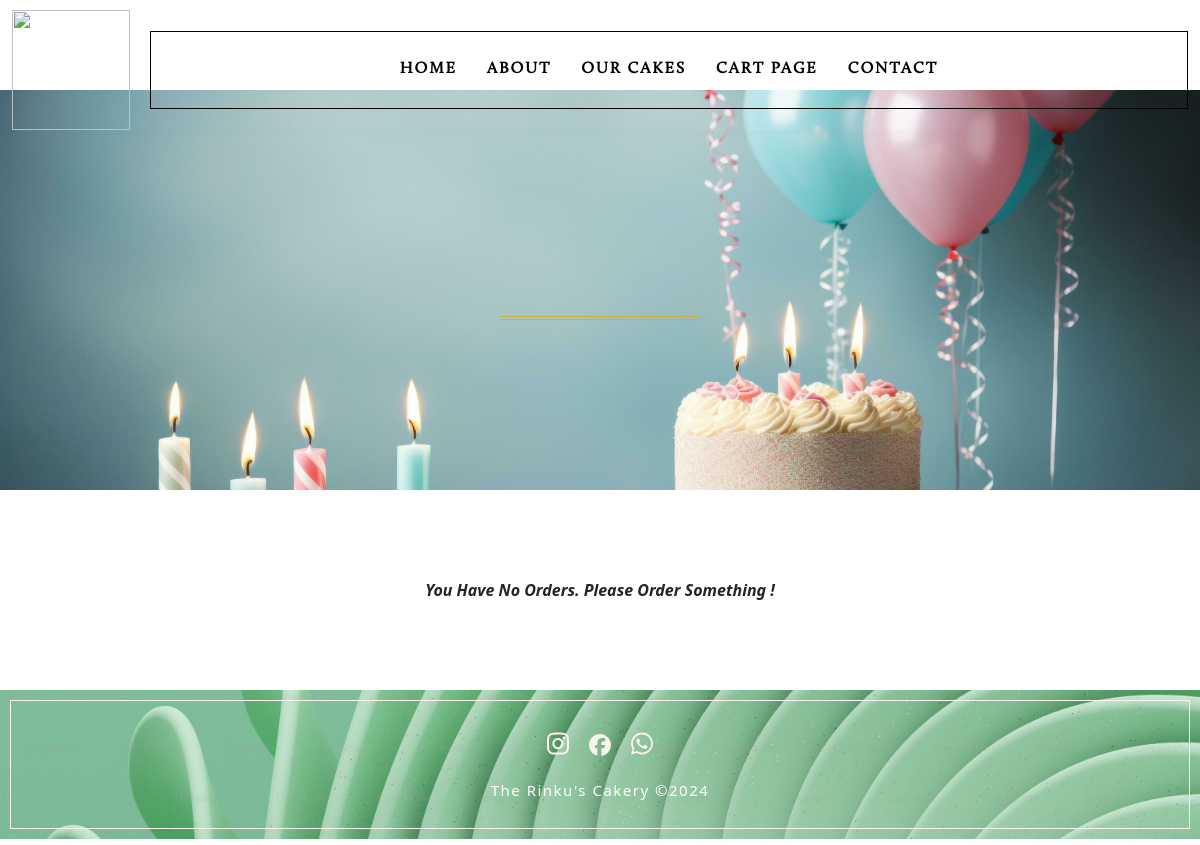
Page /order_confirmation/2 (signed in) on the committed database.
### rinku_cakery_admin/models.py (models this page shows)
class Main_menu(models.Model):
    menuname = models.CharField(max_length=100)
    menuurl = models.CharField(max_length=200)

class cartheader(models.Model):
    cart_header_img = models.FileField(upload_to= 'media/')
    cart_header_imgname = models.TextField(blank=True)

class Footerimg(models.Model):
    fimage = models.FileField(upload_to= 'media/')

### rinku_cakery_user/views.py (the view)
# urls.py: path('order_confirmation/<int:user_id>', order_confirmation, name='order_confirmation'),
@login_required(login_url="/userlogin")
def order_confirmation(request, user_id):
    viewmenu = Main_menu.objects.all()
    cart_header_img = cartheader.objects.last()
    footerimg = Footerimg.objects.last()
    user_profile = get_object_or_404(UserProfile, id=user_id)
    cart_items = Cart_Data.objects.filter(user=user_profile)
    is_empty_cart = len(cart_items) == 0
    if not is_empty_cart:
        for item in cart_items:
            item.total_price = item.selected_price * item.product_qty
    overall_total = sum(item.total_price for item in cart_items)
    current_date = datetime.now().strftime("%B %d, %Y")
    return render(request, "user/order_confirmation.html", {
        "viewmenu": viewmenu,
        "cart_header_img": cart_header_img,
        "footerimg": footerimg,
        "cart_items": cart_items,
        "overall_total": overall_total,
        "is_empty_cart": is_empty_cart,
        "current_date": current_date,
    })

### rinku_cakery_user/templates/user/order_confirmation.html (shortened to what this page needs)
{% load custom_filters %} {% load static %}
<!DOCTYPE html>
<html>
  <head>
    <link href="{% static '/static_user/css/bootstrap.css' %}" rel="stylesheet" />
    <link
      href="{% static '/static_user/css/fontawesome_all.css' %}"
      rel="stylesheet"
      type="text/css"
    />
    <link href="{% static '/static_user/css/fonts.css' %}" rel="stylesheet">
    <link rel="stylesheet" href="{% static '/static_user/css/remixicon.css' %}">
    <link
      rel="stylesheet"
      href="https://cdnjs.cloudflare.com/ajax/libs/font-awesome/6.5.2/css/all.min.css"
    />
    <link href="{% static '/static_user/css/owl.carousel.css' %}" rel="stylesheet" />
    <link href="{% static '/static_user/css/owl.theme.default.css' %}" rel="stylesheet" />
    <link
      href="{% static '/static_user/css/stylesheet.css' %}"
      rel="stylesheet"
      type="text/css"
    />
    <link
      href="{% static '/static_user/css/responsive.css' %}"
      rel="stylesheet"
      type="text/css"
    />
    <link rel="stylesheet" href="{% static '/static_user/style.css' %}" />
    <link
      rel="stylesheet"
      href="https://cdnjs.cloudflare.com/ajax/libs/font-awesome/6.5.1/css/ all.min.css"
    />
    <link
      href="https://cdn.jsdelivr.net/npm/bootstrap@5.3.1/dist/css/bootstrap.min.css"
      rel="stylesheet"
    />
  </head>
  <body>
    <div class="wrapper">
      <header id="header">
        <div class="header-hp">
          <div class="container">
            <div class="row">
              <div class="col header-in-hp">
                <div class="header-left-hp">
                  <div class="logo-hp">
                    <a href="#"
                      ><img src="{% static '/static_user/images/logo.png' %}" alt=""
                    /></a>
                  </div>
                </div>
                <div class="header-right-hp">
                  <div class="navigation-hp">
                    <nav class="navbar navbar-expand-lg navbar-light">
                      <div
                        class="collapse navbar-collapse navigation-main-hp"
                        id="navbarSupportedContent"
                      >
                        <ul class="navbar-nav ml-auto">
                          {% for menu in viewmenu %}
                          <li>
                            <a href="{% url menu.menuurl %}"
                              >{{ menu.menuname }}</a
                            >
                          </li>
                          {% endfor %}
                        </ul>
                      </div>
                    </nav>
                  </div>
                </div>
              </div>
            </div>
          </div>
        </div>
      </header>
      <section id="contain">
        <div
          class="contact_block_cp"
          style="background: url({{cart_header_img.cart_header_img.url}}) no-repeat center; background-size:cover;"
        >
          <div class="container">
            <div class="row">
              <div class="col contact_block_in_cp">
                <div class="contact_middle_cp">
                  <div class="contact_top_cp">
                    <div class="contact_title_cp">
                    </div>
                  </div>
                </div>
              </div>
            </div>
          </div>
        </div>
      </section>
      <div class="section" style="padding: 40px 0">
        <div class="container">
          {% if is_empty_cart %}
                <center>
                    <p class="my-5"><b><i>You Have No Orders. Please Order Something !</i></b></p>
                </center>
            {% endif %}
          </div>
        </div>
      </div>
      <div
        class="footer"
        style="background: url({{footerimg.fimage.url}}) no-repeat center center; background-size:100%;"
      >
        <div class="container-fluid">
          <div class="row">
            <div class="col footer_in_hp">
              <div class="footer_middle_hp">
                <div class="footer_icons_hp">
                  <div class="footer_icons_img_hp">
                    <a href="https://www.instagram.com/rinkus_cakery?igsh=MXFlMWp2cG5rNTczdw%3D%3D&utm_source=qr">
                    </a>
                  </div>
                  <div class="footer_icons_img_hp">
                    <a href="https://www.facebook.com/rinkuscakery">
                    </a>
                  </div>
                  <div class="footer_icons_img_hp">
                    <a href="https://api.whatsapp.com/send?phone=+91 9099387462&amp;text=Hi Team" target="_blank">
                    </a>
                  </div>
                </div>
                <div class="footer_copyright_hp">The Rinku's Cakery ©2024</div>
              </div>
            </div>
          </div>
        </div>
      </div>
  </body>
</html>

### static/static_user/css/stylesheet.css (style rules this page uses)
body { margin: 0px; padding: 0px; font-family: 'Calluna'; font-weight: 400; overflow-x: hidden; background: #F5F5F5; }
p { margin: 0px; padding: 0px; }
a { text-decoration: none; -webkit-transition: all 0.3s linear; -moz-transition: all 0.3s linear; -o-transition: all 0.3s linear; -ms-transition: all 0.3s linear; transition: all 0.3s linear; }
ul { margin: 0px; padding: 0px; }
ul li { list-style-type: none; }
img { border: 0px; }
.container { max-width: 1240px !important; margin: auto; }
.wrapper { margin: 0px auto; }
#header { padding: 10px 0 0 0; margin: 0px; width: 100%; position: absolute; top: 0; width: 100%; z-index: 111; -webkit-transition: all 0.3s linear; -moz-transition: all 0.3s linear; -o-transition: all 0.3s linear; -ms-transition: all 0.3s linear; transition: all 0.3s linear; box-shadow: 0px 4px 10px 0px rgba(0, 0, 0, 0.02); }
.header-hp { padding: 0; }
.header-in-hp { height: 120px; display: flex; align-items: center; padding: 0 15px; }
.header-left-hp { float: left; width: 120px; height: 120px; position: relative; }
.logo-hp { float: left; margin: 0 0 0 0; vertical-align: middle; }
.logo-hp img { width: 100%; height: 100%; object-fit: contain; position: absolute; top: 0; left: 0; right: 0; bottom: 0; }
.header-right-hp { border: 1px solid #000; float: right; padding: 20px 20px; position: relative; justify-content: center; margin-left: 20px; display: flex; grid-gap: 0 100px; align-items: center; width: calc(100% - 120px); }
.header-right-hp:before { position: absolute; content: ""; top: 10px; right: 10px; bottom: 10px; left: 10px; background: none; z-index: 0; }
.navigation-hp { margin: 0px 0 0 0; min-height: auto; }
.navbar { padding: 0px; margin: 0px; position: static; }
.navigation-main-hp { margin: 0px; padding: 0; }
.navigation-main-hp>ul { padding: 0; display: flex; align-items: center; }
.navigation-main-hp>ul>li { padding-left: 30px; }
.navigation-main-hp>ul>li:first-child { padding-left: 0; }
.navigation-main-hp>ul>li>a { color: #000; font-size: 16px; font-weight: 700; letter-spacing: 2px; line-height: 120%; padding: 0; position: relative; text-decoration: none; display: block; font-family: 'Calluna'; }
.navigation-main-hp>ul>li>a:before { content: ''; position: absolute; background: #fff; height: 2px; width: 0%; left: 0; bottom: -5px; -webkit-transition: all 0.3s linear; -moz-transition: all 0.3s linear; -o-transition: all 0.3s linear; -ms-transition: all 0.3s linear; transition: all 0.3s linear; }
#contain { margin: 0 0 0 0; padding: 0px; }
.footer { padding: 40px 10px; position: relative; }
.footer:before { position: absolute; content: ""; top: 10px; right: 10px; bottom: 10px; left: 10px; background: none; border: 1px solid #FAF3EB; z-index: 0; }
.footer_in_hp { position: relative; z-index: 1; }
.footer_icons_hp { display: flex; align-items: center; justify-content: center; grid-gap: 0 20px; }
.footer_icons_img_hp { width: 22px; }
.footer_icons_img_hp a svg { width: 100%; fill: #FAF3EB; }
.footer_copyright_hp { font-weight: 300; font-size: 15px; letter-spacing: 0.1em; line-height: 1.2em; text-transform: none; color: #fff; padding-top: 25px; text-align: center; }
.contact_block_cp { min-height: 400px; display: flex; align-items: end; justify-content: center; }
.contact_top_cp { max-width: 450px; margin: auto; padding: 90px 40px 40px; }
.contact_title_cp { font-size: 48px; line-height: 100%; letter-spacing: 2px; text-align: center; color: #D4AF37; font-weight: 400; font-family: "Dancing Script", cursive; position: relative; padding-bottom: 25px; }
.contact_title_cp:after { content: ''; position: absolute; margin-top: 8px; margin-bottom: 8px; border-top: 1px solid #D4AF37; border-bottom: 1px solid #D4AF37; bottom: 0; left: 50%; width: 200px; height: 4px; transform: translate(-50%, 0px); }

### static/static_user/css/responsive.css (style rules this page uses)
@media (min-width:992px) and (max-width:1250px) { #contain { margin:0 0 0 0; padding:0px; } }

### rows in the picture
Main_menu: menuname "HOME"
Main_menu: menuname "ABOUT"
Main_menu: menuname "OUR CAKES"
Main_menu: menuname "CART PAGE"
Main_menu: menuname "CONTACT"
cartheader: cart_header_img (picture)
Footerimg: fimage (picture)
